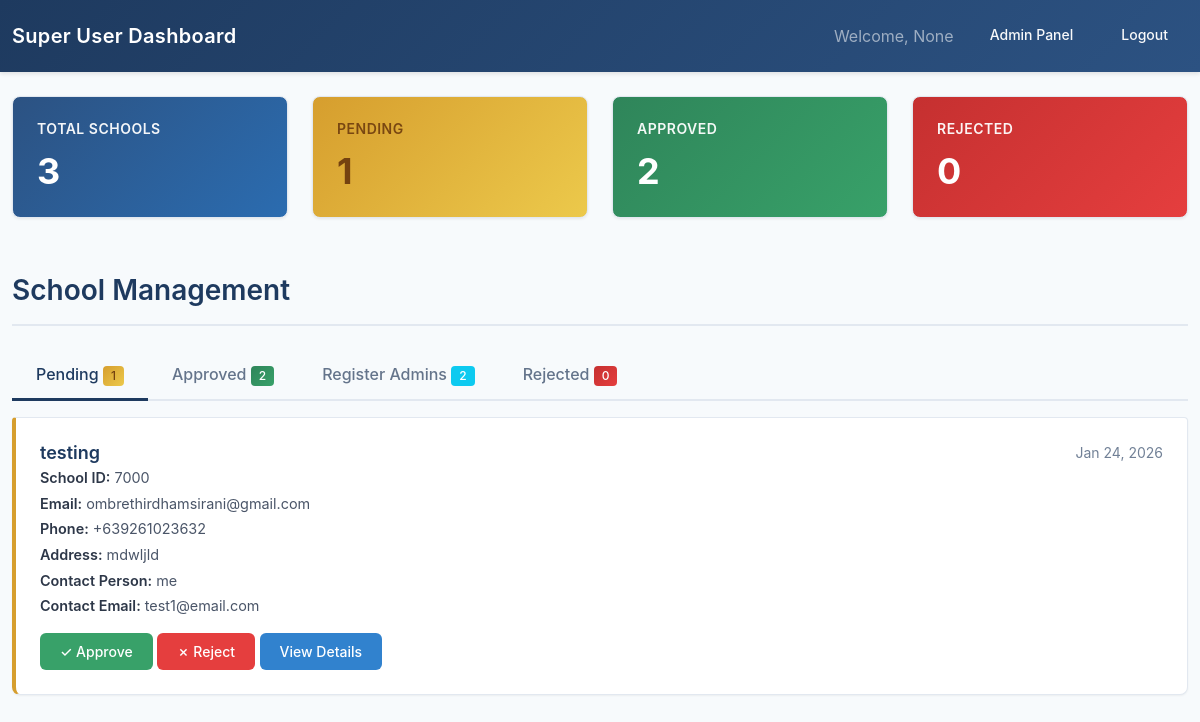
The page /super-user/ (signed in) on the database its author committed.
### lesson/models.py (models this page shows, shortened)
class User(AbstractUser):
    ROLE_CHOICES = [
        ('Student Teacher', 'Student Teacher'),
        ('Teacher', 'Teacher'),
        ('Department Head', 'Department Head'),
        ('Admin', 'Admin'),
    ]
    APPROVAL_STATUS_CHOICES = [
        ('pending', 'Pending'),
        ('approved', 'Approved'),
        ('disapproved', 'Disapproved'),
    ]
    username = None
    email = models.EmailField(unique=True)
    middle_name = models.CharField(max_length=100, blank=True, null=True)
    dob = models.DateField(null=True, blank=True)
    role = models.CharField(max_length=100, choices=ROLE_CHOICES)
    rank = models.CharField(max_length=100)
    department = models.CharField(max_length=100)
    approval_status = models.CharField(
        max_length=20,
        choices=APPROVAL_STATUS_CHOICES,
        default='pending'
    )
    rejection_reason = models.TextField(
        blank=True,
        null=True,
        verbose_name="Reason for Rejection",
        help_text="Explanation provided to student when account was disapproved"
    )
    school = models.ForeignKey(
        "SchoolRegistration",  # reference your school model
        on_delete=models.SET_NULL,
        blank=True,
        null=True,
        related_name="users"
    )
    supervising_teacher = models.ForeignKey(
        'self',
        on_delete=models.SET_NULL,
        blank=True,
        null=True,
        related_name='supervised_student_teachers',
        limit_choices_to={'role': 'Teacher'},  # Only teachers can be supervising teachers
        verbose_name="Supervising Teacher"
    )
    affiliations = models.TextField(blank=True, null=True)
    profile_picture = models.ImageField(
        upload_to='profile_pictures/',
        null=True,
        blank=True,
        help_text="Profile picture for the user"
    )
    USERNAME_FIELD = 'email'
    REQUIRED_FIELDS = ['first_name', 'last_name', 'role', 'rank', 'department']
    objects = CustomUserManager()

class SchoolRegistration(models.Model):
    STATUS_CHOICES = [
        ('pending', 'Pending Review'),
        ('approved', 'Approved'),
        ('rejected', 'Rejected'),
        ('needs_info', 'Needs Additional Information'),
    ]
    REGION_CHOICES = [
        ('NCR - National Capital Region', 'NCR - National Capital Region'),
        ('Region I - Ilocos Region', 'Region I - Ilocos Region'),
        ('Region II - Cagayan Valley', 'Region II - Cagayan Valley'),
        ('Region III - Central Luzon', 'Region III - Central Luzon'),
        ('Region IV-A - CALABARZON', 'Region IV-A - CALABARZON'),
        ('Region IV-B - MIMAROPA', 'Region IV-B - MIMAROPA'),
        ('Region V - Bicol Region', 'Region V - Bicol Region'),
        ('Region VI - Western Visayas', 'Region VI - Western Visayas'),
        ('Region VII - Central Visayas', 'Region VII - Central Visayas'),
        ('Region VIII - Eastern Visayas', 'Region VIII - Eastern Visayas'),
        ('Region IX - Zamboanga Peninsula', 'Region IX - Zamboanga Peninsula'),
        ('Region X - Northern Mindanao', 'Region X - Northern Mindanao'),
        ('Region XI - Davao Region', 'Region XI - Davao Region'),
        ('Region XII - SOCCSKSARGEN', 'Region XII - SOCCSKSARGEN'),
        ('Region XIII - Caraga', 'Region XIII - Caraga'),
        ('BARMM - Bangsamoro Autonomous Region in Muslim Mindanao', 'BARMM - Bangsamoro Autonomous Region in Muslim Mindanao'),
        ('CAR - Cordillera Administrative Region', 'CAR - Cordillera Administrative Region'),
    ]
    school_name = models.CharField(
        max_length=255,
        verbose_name="Official School Name",
        help_text="Complete official name of the institution"
    )
    school_id = models.CharField(
        max_length=50,
        unique=True,
        verbose_name="School ID / DepEd Code",
        help_text="12-digit DepEd registration code or school identifier"
    )
    year_established = models.PositiveIntegerField(
        verbose_name="Year Established",
        help_text="Year the institution was established",
        null=True,
        blank=True
    )
    school_logo = models.ImageField(
        upload_to='school_logos/',
        blank=True,
        null=True,
        verbose_name="School Logo",
        help_text="Recommended: Square logo, JPG/PNG, max 2MB"
    )
    logo_filename = models.CharField(
        max_length=255,
        blank=True,
        null=True,
        verbose_name="Original Logo Filename"
    )
    password_hash = models.CharField(
        max_length=128,
        blank=True,
        null=True,
        verbose_name="Password Hash",
        help_text="Hashed password for the school administrator account"
    )
    address = models.TextField(
        verbose_name="Complete Address",
        help_text="Street, Barangay, City/Municipality"
    )
    province = models.CharField(
        max_length=100,
        verbose_name="Province"
    )
    region = models.CharField(
        max_length=100,
        choices=REGION_CHOICES,
        verbose_name="Region"
    )
    phone_number = models.CharField(
        max_length=20,
        verbose_name="Phone Number",
        help_text="Main contact phone number"
    )
    email = models.EmailField(
        verbose_name="Email Address",
        help_text="Official school email address"
    )
    website = models.URLField(
        blank=True,
        null=True,
        verbose_name="Website",
        help_text="School's official website"
    )
    facebook_page = models.URLField(
        blank=True,
        null=True,
        verbose_name="Facebook Page",
        help_text="School's official Facebook page"
    )
    contact_person = models.CharField(
        max_length=255,
        verbose_name="Contact Person Name",
        help_text="Primary contact person for system administration"
    )
    position = models.CharField(
        max_length=100,
        verbose_name="Position/Title",
        help_text="Job title of the contact person"
    )
    contact_email = models.EmailField(
        verbose_name="Contact Email",
        help_text="Email address of the contact person"
    )
    contact_phone = models.CharField(
        max_length=20,
        verbose_name="Contact Phone",
        help_text="Phone number of the contact person"
    )
    accuracy = models.BooleanField(
        default=False,
        verbose_name="Information Accuracy Certification",
        help_text="Certifies that all information provided is accurate and complete"
    )
    terms = models.BooleanField(
        default=False,
        verbose_name="Terms and Privacy Agreement",
        help_text="Agreement to Terms of Service and Privacy Policy"
    )
    communications = models.BooleanField(
        default=False,
        verbose_name="Communications Consent",
        help_text="Consent to receive updates about platform features via email"
    )
    status = models.CharField(
        max_length=20,
        choices=STATUS_CHOICES,
        default='pending',
        verbose_name="Registration Status"
    )
    admin_notes = models.TextField(
        blank=True,
        null=True,
        verbose_name="Admin Notes",
        help_text="Internal notes for administrators"
    )
    created_at = models.DateTimeField(
        auto_now_add=True,
        verbose_name="Registration Date"
    )
    updated_at = models.DateTimeField(
        auto_now=True,
        verbose_name="Last Updated"
    )
    processed_at = models.DateTimeField(
        blank=True,
        null=True,
        verbose_name="Processing Date",
        help_text="Date when the registration was processed"
    )
    processed_by = models.ForeignKey(
        User,
        on_delete=models.SET_NULL,
        blank=True,
        null=True,
        verbose_name="Processed By",
        help_text="Administrator who processed this registration"
    )
    class Meta:
        verbose_name = "School Registration"
        verbose_name_plural = "School Registrations"
        ordering = ['-created_at']
        indexes = [
            models.Index(fields=['status']),
            models.Index(fields=['created_at']),
            models.Index(fields=['school_id']),
            models.Index(fields=['region']),
            models.Index(fields=['contact_email']),
        ]

### lesson/views.py (the view)
# urls.py: path('super-user/', views.super_user_dashboard, name='super_user_dashboard'),
@login_required
@user_passes_test(is_superuser)
def super_user_dashboard(request):
    user = request.user
    total_schools = SchoolRegistration.objects.count()
    pending_schools = SchoolRegistration.objects.filter(status='pending')
    approved_schools = SchoolRegistration.objects.filter(status='approved')
    rejected_schools = SchoolRegistration.objects.filter(status='rejected')
    from .models import SchoolAdmin
    approved_schools_with_admin_count = []
    for school in approved_schools:
        admin_count = SchoolAdmin.objects.filter(school=school, is_active=True).count()
        approved_schools_with_admin_count.append({
            'school': school,
            'admin_count': admin_count
        })
    recent_approvals = SchoolRegistration.objects.filter(
        status__in=['approved', 'rejected']
    ).order_by('-updated_at')[:5]
    context = {
        'pending_schools': pending_schools,
        'approved_schools': approved_schools,
        'approved_schools_with_admin_count': approved_schools_with_admin_count,  # Add this
        'rejected_schools': rejected_schools,
        'recent_approvals': recent_approvals,
        'total_schools': total_schools,
        'pending_schools_count': pending_schools.count(),
        'approved_schools_count': approved_schools.count(),
        'rejected_schools_count': rejected_schools.count(),
    }
    return render(request, 'super_user.html', context)

### lesson/templates/super_user.html (shortened to what this page needs)
<!DOCTYPE html>
<html>
<head>
    <link href="https://cdn.jsdelivr.net/npm/bootstrap@5.1.3/dist/css/bootstrap.min.css" rel="stylesheet">
</head>
<body>
    <nav class="navbar navbar-expand-lg navbar-dark">
        <div class="container">
            <a class="navbar-brand" href="#">Super User Dashboard</a>
            <div class="navbar-nav ms-auto">
                <span class="navbar-text me-3">Welcome, {{ request.user.username }}</span>
                <a class="btn btn-outline-light btn-sm" href="{% url 'admin:index' %}">Admin Panel</a>
                <a class="btn btn-outline-light btn-sm ms-2" href="{% url 'logout' %}">Logout</a>
            </div>
        </div>
    </nav>
    <div class="container mt-4">
        <div class="row mb-4">
            <div class="col-md-3">
                <div class="card stats-card text-white bg-primary">
                    <div class="card-body">
                        <h5 class="card-title">Total Schools</h5>
                        <h2 class="card-text">{{ total_schools }}</h2>
                    </div>
                </div>
            </div>
            <div class="col-md-3">
                <div class="card stats-card text-white bg-warning">
                    <div class="card-body">
                        <h5 class="card-title">Pending</h5>
                        <h2 class="card-text">{{ pending_schools_count }}</h2>
                    </div>
                </div>
            </div>
            <div class="col-md-3">
                <div class="card stats-card text-white bg-success">
                    <div class="card-body">
                        <h5 class="card-title">Approved</h5>
                        <h2 class="card-text">{{ approved_schools_count }}</h2>
                    </div>
                </div>
            </div>
            <div class="col-md-3">
                <div class="card stats-card text-white bg-danger">
                    <div class="card-body">
                        <h5 class="card-title">Rejected</h5>
                        <h2 class="card-text">{{ rejected_schools_count }}</h2>
                    </div>
                </div>
            </div>
        </div>
        <div class="page-header">
            <h2>School Management</h2>
        </div>
        <ul class="nav nav-tabs mb-3" id="schoolTabs" role="tablist">
            <li class="nav-item" role="presentation">
                <button class="nav-link active" id="pending-tab" data-bs-toggle="tab" data-bs-target="#pending" type="button" role="tab">
                    Pending <span class="badge bg-warning">{{ pending_schools_count }}</span>
                </button>
            </li>
            <li class="nav-item" role="presentation">
                <button class="nav-link" id="approved-tab" data-bs-toggle="tab" data-bs-target="#approved" type="button" role="tab">
                    Approved <span class="badge bg-success">{{ approved_schools_count }}</span>
                </button>
            </li>
            <li class="nav-item" role="presentation">
                <button class="nav-link" id="register-admin-tab" data-bs-toggle="tab" data-bs-target="#register-admin" type="button" role="tab">
                    Register Admins <span class="badge bg-info">{{ approved_schools_count }}</span>
                </button>
            </li>
            <li class="nav-item" role="presentation">
                <button class="nav-link" id="rejected-tab" data-bs-toggle="tab" data-bs-target="#rejected" type="button" role="tab">
                    Rejected <span class="badge bg-danger">{{ rejected_schools_count }}</span>
                </button>
            </li>
        </ul>
        <div class="tab-content" id="schoolTabsContent">
            <div class="tab-pane fade show active" id="pending" role="tabpanel">
                {% if pending_schools %}
                    <div class="list-group">
                        {% for school in pending_schools %}
                            <div class="list-group-item school-item">
                                <div class="d-flex w-100 justify-content-between">
                                    <h5 class="mb-1">{{ school.school_name }}</h5>
                                    <small>{{ school.created_at|date:"M d, Y" }}</small>
                                </div>
                                <p class="mb-1"><strong>School ID:</strong> {{ school.school_id }}</p>
                                <p class="mb-1"><strong>Email:</strong> {{ school.email }}</p>
                                <p class="mb-1"><strong>Phone:</strong> {{ school.phone_number }}</p>
                                <p class="mb-1"><strong>Address:</strong> {{ school.address }}</p>
                                <p class="mb-1"><strong>Contact Person:</strong> {{ school.contact_person }}</p>
                                <p class="mb-1"><strong>Contact Email:</strong> {{ school.contact_email }}</p>
                                <div class="mt-3">
                                    <form method="POST" action="{% url 'approve_school' school.id %}" style="display: inline;">
                                        <button type="submit" class="btn btn-success btn-sm">✓ Approve</button>
                                    </form>
                                    <form method="POST" action="{% url 'reject_school' school.id %}" style="display: inline;">
                                        <button type="submit" class="btn btn-danger btn-sm">✗ Reject</button>
                                    </form>
                                    <button type="button" class="btn btn-info btn-sm" data-bs-toggle="modal" data-bs-target="#schoolModal{{ school.id }}">
                                        View Details
                                    </button>
                                </div>
                            </div>
                        {% endfor %}
                    </div>
                {% else %}
                    <div class="alert alert-info">
                        <h5>No pending schools for approval.</h5>
                        <p class="mb-0">All schools have been processed.</p>
                    </div>
                {% endif %}
            </div>
        </div>
    </div>
</body>
</html>

### rows shown on the page
User: user.username "None"
SchoolRegistration: school_name "testing", created_at "Jan 24, 2026", school_id "7000", email "ombrethirdhamsirani@gmail.com", phone_number "+639261023632", address "mdwljld", contact_person "me", contact_email "test1@email.com"

### other values the page prints
{{ total_schools }} "3"
{{ pending_schools_count }} "1"
{{ approved_schools_count }} "2"
{{ rejected_schools_count }} "0"
